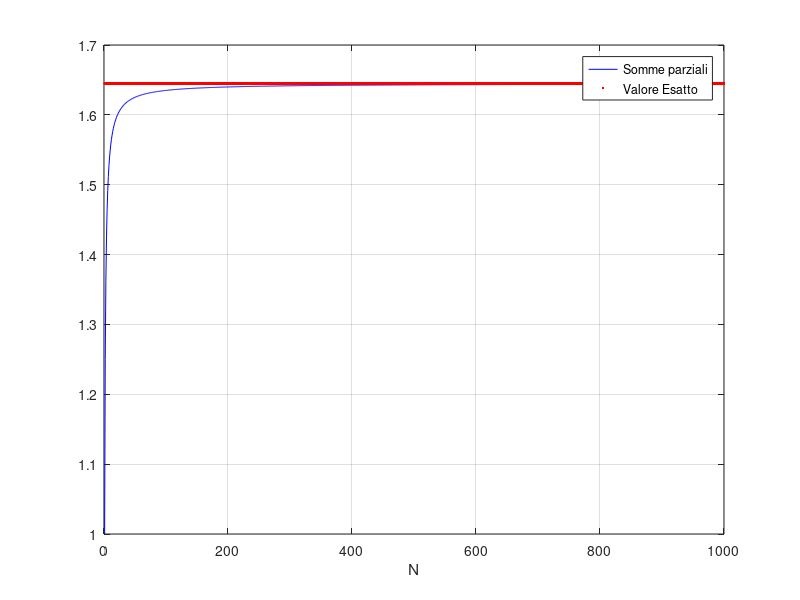
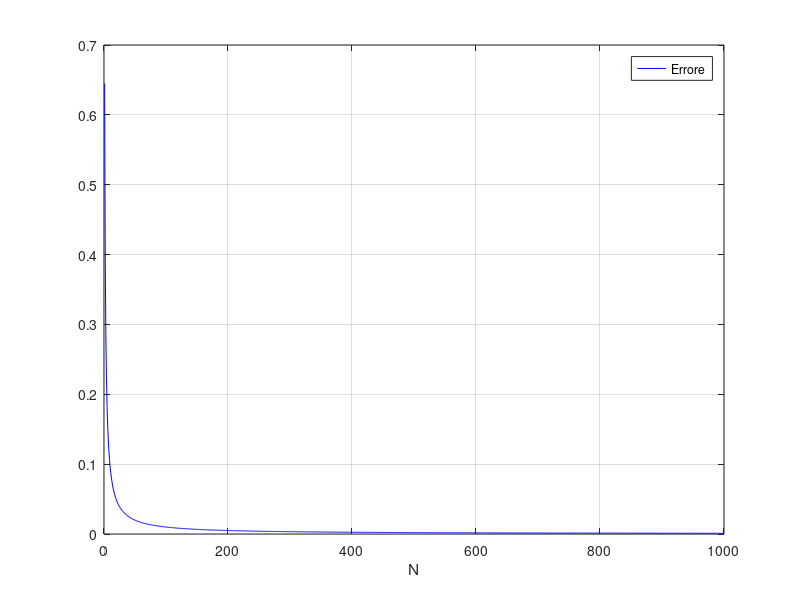

Source code (MATLAB) for these figures, in order:
% calcolare con una precisione t=10^-2 la serie di potenze Sum 1./n^2 con
% n=1, +inf
clear all
clc

t=10^-2;
Nmax=1000; % numero max di termini da sommare

SommaEsatta=pi^2/6; 


for r=1:Nmax
    n=1:r;
    Sn(r)=sum(1./n.^2);
end

figure
plot(1:Nmax,Sn,'b',1:Nmax,SommaEsatta,'r.')
xlabel('N')
legend('Somme parziali','Valore Esatto')
grid on

Errore=abs(SommaEsatta-Sn);
figure
plot(1:Nmax,Errore,'b')
xlabel('N')
legend('Errore')
grid on